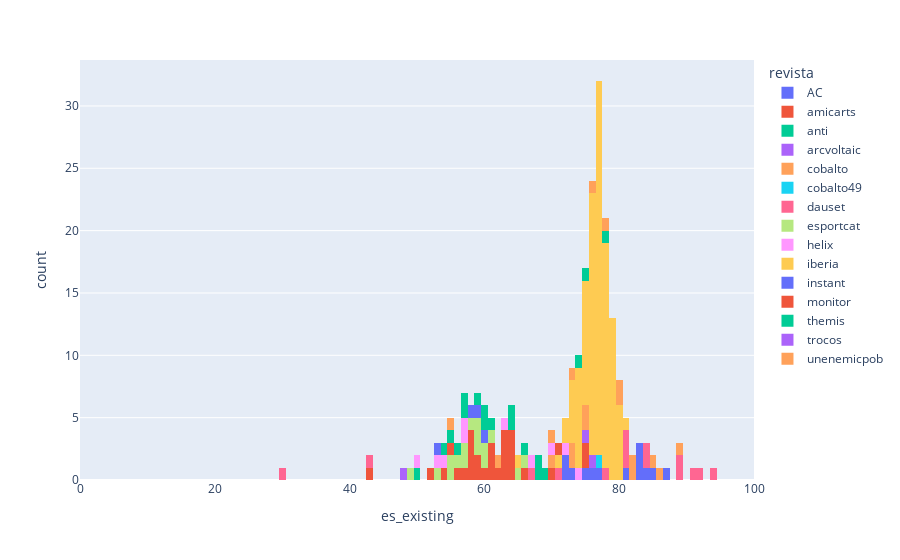

Here is the notebook cell this chart was saved with:
### Code cell
spanish_rows = ["es" in r for r in results["idiomes"]]
px.histogram(results[spanish_rows], x="es_existing", nbins=101, range_x=(0,100), color="revista")

### Figure 1 — Plotly figure (JSON) as saved in the notebook; plotly's stock layout.template omitted (floating-point values rounded to 4 significant figures)
{"data": [{"alignmentgroup": "True", "bingroup": "x", "hovertemplate": "revista=AC<br>es_existing=%{x}<br>count=%{y}<extra></extra>", "legendgroup": "AC", "marker": {"color": "#636efa", "pattern": {"shape": ""}}, "name": "AC", "nbinsx": 101, "offsetgroup": "AC", "orientation": "v", "showlegend": true, "type": "histogram", "x": [76.82, 72.37, 72.13, 76.19, 75.12, 73.05, 83.22, 82.64, 83.72, 83.06, 84.98, 81.44, 86.64], "xaxis": "x", "yaxis": "y"}, {"alignmentgroup": "True", "bingroup": "x", "hovertemplate": "revista=amicarts<br>es_existing=%{x}<br>count=%{y}<extra></extra>", "legendgroup": "amicarts", "marker": {"color": "#EF553B", "pattern": {"shape": ""}}, "name": "amicarts", "nbinsx": 101, "offsetgroup": "amicarts", "orientation": "v", "showlegend": true, "type": "histogram", "x": [61.41, 63.69, 63.61, 63.01, 65.52, 58.23, 63.95, 59.02, 59.95, 58.04, 60.76, 57.42, 63.22, 62.65, 55.6, 70.06, 62.96, 62.07, 42.57, 57.84, 58.75, 61.02, 58.19, 53.66, 74.89, 63.53, 52.15, 75.1], "xaxis": "x", "yaxis": "y"}, {"alignmentgroup": "True", "bingroup": "x", "hovertemplate": "revista=anti<br>es_existing=%{x}<br>count=%{y}<extra></extra>", "legendgroup": "anti", "marker": {"color": "#00cc96", "pattern": {"shape": ""}}, "name": "anti", "nbinsx": 101, "offsetgroup": "anti", "orientation": "v", "showlegend": true, "type": "histogram", "x": [50.34], "xaxis": "x", "yaxis": "y"}, {"alignmentgroup": "True", "bingroup": "x", "hovertemplate": "revista=arcvoltaic<br>es_existing=%{x}<br>count=%{y}<extra></extra>", "legendgroup": "arcvoltaic", "marker": {"color": "#ab63fa", "pattern": {"shape": ""}}, "name": "arcvoltaic", "nbinsx": 101, "offsetgroup": "arcvoltaic", "orientation": "v", "showlegend": true, "type": "histogram", "x": [75.58, 75], "xaxis": "x", "yaxis": "y"}, {"alignmentgroup": "True", "bingroup": "x", "hovertemplate": "revista=cobalto<br>es_existing=%{x}<br>count=%{y}<extra></extra>", "legendgroup": "cobalto", "marker": {"color": "#FFA15A", "pattern": {"shape": ""}}, "name": "cobalto", "nbinsx": 101, "offsetgroup": "cobalto", "orientation": "v", "showlegend": true, "type": "histogram", "x": [72.81, 69.68, 74.7, 75.15, 72.56], "xaxis": "x", "yaxis": "y"}, {"alignmentgroup": "True", "bingroup": "x", "hovertemplate": "revista=cobalto49<br>es_existing=%{x}<br>count=%{y}<extra></extra>", "legendgroup": "cobalto49", "marker": {"color": "#19d3f3", "pattern": {"shape": ""}}, "name": "cobalto49", "nbinsx": 101, "offsetgroup": "cobalto49", "orientation": "v", "showlegend": true, "type": "histogram", "x": [77.22], "xaxis": "x", "yaxis": "y"}, {"alignmentgroup": "True", "bingroup": "x", "hovertemplate": "revista=dauset<br>es_existing=%{x}<br>count=%{y}<extra></extra>", "legendgroup": "dauset", "marker": {"color": "#FF6692", "pattern": {"shape": ""}}, "name": "dauset", "nbinsx": 101, "offsetgroup": "dauset", "orientation": "v", "showlegend": true, "type": "histogram", "x": [83.89, 80.75, 92.31, 94.21, 42.86, 89.4, 70.89, 91.2, 66.67, 30, 77.75, 89.12, 83.56, 81.17, 80.96], "xaxis": "x", "yaxis": "y"}, {"alignmentgroup": "True", "bingroup": "x", "hovertemplate": "revista=esportcat<br>es_existing=%{x}<br>count=%{y}<extra></extra>", "legendgroup": "esportcat", "marker": {"color": "#B6E880", "pattern": {"shape": ""}}, "name": "esportcat", "nbinsx": 101, "offsetgroup": "esportcat", "orientation": "v", "showlegend": true, "type": "histogram", "x": [61.13, 66.39, 53.16, 55.4, 56.99, 58.66, 65.17, 60.29, 55.68, 60.48, 58.61, 57.82, 48.52, 54.76, 57.32, 59.21], "xaxis": "x", "yaxis": "y"}, {"alignmentgroup": "True", "bingroup": "x", "hovertemplate": "revista=helix<br>es_existing=%{x}<br>count=%{y}<extra></extra>", "legendgroup": "helix", "marker": {"color": "#FF97FF", "pattern": {"shape": ""}}, "name": "helix", "nbinsx": 101, "offsetgroup": "helix", "orientation": "v", "showlegend": true, "type": "histogram", "x": [53.31, 71.84, 56.66, 66.73, 53.96, 50.31, 56.85, 63.36, 69.68, 74.07], "xaxis": "x", "yaxis": "y"}, {"alignmentgroup": "True", "bingroup": "x", "hovertemplate": "revista=iberia<br>es_existing=%{x}<br>count=%{y}<extra></extra>", "legendgroup": "iberia", "marker": {"color": "#FECB52", "pattern": {"shape": ""}}, "name": "iberia", "nbinsx": 101, "offsetgroup": "iberia", "orientation": "v", "showlegend": true, "type": "histogram", "x": [79.05, 78.99, 77.53, 78.36, 77.13, 78.61, 77.65, 78.32, 73.54, 77.28, 76.48, 73.38, 77.8, 77.46, 78.6, 72.44, 71.14, 73.89, 75.97, 80.43, 76.58, 74.92, 73.6, 74.96, 73.37, 77.36, 77.59, 79.14, 78.34, 76.23, 76.92, 76.49, 79.48, 78.94, 78.83, 76.65, 78.44, 79.39, 76.14, 79.19, 79.75, 77.93, 80.37, 79.92, 64.97, 79.58, 77.56, 72.64, 75.08, 75.88, 74.95, 75.77, 80.8, 77.12, 79.08, 80.02, 78.28, 78.68, 76.46, 78.78, 78.24, 77.42, 74.51, 77.41, 76.65, 74.51, 73.97, 76.89, 78.11, 75.93, 77, 77.87, 75.93, 78.1, 76.61, 75.5, 77.05, 77.66, 76.78, 75.48, 75.69, 77.25, 76.68, 75.66, 75.68, 76.35, 74.84, 77.97, 76.48, 77.37, 76.69, 77.1, 74.17, 76.56, 78.23, 76.5, 75.86, 76.91, 77.14, 77.09, 77.41, 75.02, 75.82, 75.75, 76.64, 73.79, 74.81, 73.36, 73.1, 71.87, 74.05, 74.38, 75.88, 76.22, 76.78, 76.5], "xaxis": "x", "yaxis": "y"}, {"alignmentgroup": "True", "bingroup": "x", "hovertemplate": "revista=instant<br>es_existing=%{x}<br>count=%{y}<extra></extra>", "legendgroup": "instant", "marker": {"color": "#636efa", "pattern": {"shape": ""}}, "name": "instant", "nbinsx": 101, "offsetgroup": "instant", "orientation": "v", "showlegend": true, "type": "histogram", "x": [58.61, 59.5, 52.94, 58.26], "xaxis": "x", "yaxis": "y"}, {"alignmentgroup": "True", "bingroup": "x", "hovertemplate": "revista=monitor<br>es_existing=%{x}<br>count=%{y}<extra></extra>", "legendgroup": "monitor", "marker": {"color": "#EF553B", "pattern": {"shape": ""}}, "name": "monitor", "nbinsx": 101, "offsetgroup": "monitor", "orientation": "v", "showlegend": true, "type": "histogram", "x": [71.28, 54.8], "xaxis": "x", "yaxis": "y"}, {"alignmentgroup": "True", "bingroup": "x", "hovertemplate": "revista=themis<br>es_existing=%{x}<br>count=%{y}<extra></extra>", "legendgroup": "themis", "marker": {"color": "#00cc96", "pattern": {"shape": ""}}, "name": "themis", "nbinsx": 101, "offsetgroup": "themis", "orientation": "v", "showlegend": true, "type": "histogram", "x": [60.17, 63.67, 56.87, 55.38, 68.04, 69.34, 60.91, 67.57, 66.38, 53.87, 74.19, 59.24, 59.53, 74.89, 78.18, 56.25, 63.66, 56.79], "xaxis": "x", "yaxis": "y"}, {"alignmentgroup": "True", "bingroup": "x", "hovertemplate": "revista=trocos<br>es_existing=%{x}<br>count=%{y}<extra></extra>", "legendgroup": "trocos", "marker": {"color": "#ab63fa", "pattern": {"shape": ""}}, "name": "trocos", "nbinsx": 101, "offsetgroup": "trocos", "orientation": "v", "showlegend": true, "type": "histogram", "x": [48.39], "xaxis": "x", "yaxis": "y"}, {"alignmentgroup": "True", "bingroup": "x", "hovertemplate": "revista=unenemicpob<br>es_existing=%{x}<br>count=%{y}<extra></extra>", "legendgroup": "unenemicpob", "marker": {"color": "#FFA15A", "pattern": {"shape": ""}}, "name": "unenemicpob", "nbinsx": 101, "offsetgroup": "unenemicpob", "orientation": "v", "showlegend": true, "type": "histogram", "x": [85.86, 76.17, 80.25, 62.11, 89.04, 72.81, 55.14, 82.11, 81.94, 85.04, 80.49, 69.57, 78.11], "xaxis": "x", "yaxis": "y"}], "layout": {"barmode": "relative", "legend": {"title": {"text": "revista"}, "tracegroupgap": 0}, "margin": {"t": 60}, "xaxis": {"anchor": "y", "domain": [0, 1], "range": [0, 100], "title": {"text": "es_existing"}}, "yaxis": {"anchor": "x", "domain": [0, 1], "title": {"text": "count"}}}}
